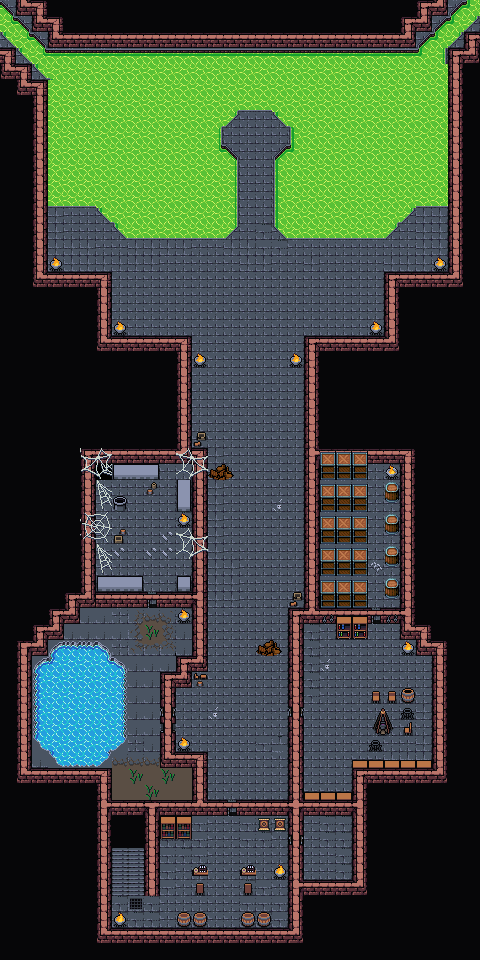

A level layout from a 2D game, rendered from its tile map. Below: a short description, then the map file with tile-grid data replaced by summaries:
An orthogonal 30x60 tile map with 16x16 px tiles, 5 tile layers (Collision, Background, Foreground, Above, ...), 6 tilesets and 19 objects.

<map version="1.10" tiledversion="1.11.2" orientation="orthogonal" renderorder="right-down" width="30" height="60" tilewidth="16" tileheight="16" infinite="0" nextlayerid="21" nextobjectid="222">
 <editorsettings>
  <export format="tmx" />
 </editorsettings>
 <properties>
  <property name="dungeonEffect" value="{&quot;startBattleWithCard&quot;: [ &quot;Rampant Frogantua&quot;, &quot;Haunted Cloak&quot; ]}" />
 </properties>
 <tileset firstgid="1" source="../../../../common/maps/tileset/main.tsx" />
 <tileset firstgid="10113" source="../../../../common/maps/tileset/buildings.tsx" />
 <tileset firstgid="11905" source="../../../../common/maps/tileset/main-nocollide.tsx" />
 <tileset firstgid="22017" source="../../../../common/maps/tileset/FarmFood.tsx" />
 <tileset firstgid="26113" source="../../../../common/maps/tileset/dungeon/animatedtiles.tsx" />
 <tileset firstgid="42497" source="../../../../common/maps/tileset/dungeon/dungeon_bis.tsx" />
 <layer id="17" name="Collision" width="30" height="60">
  <data>[1800 cells, 120 non-empty, 11 distinct tile ids]</data>
 </layer>
 <layer id="13" name="Background" width="30" height="60">
  <data>[1800 cells, 552 non-empty, 40 distinct tile ids]</data>
 </layer>
 <layer id="18" name="Foreground" width="30" height="60">
  <data>[1800 cells, 1433 non-empty, 87 distinct tile ids]</data>
 </layer>
 <layer id="19" name="Above" width="30" height="60">
  <properties>
   <property name="spriteLayer" type="bool" value="true" />
  </properties>
  <data>[1800 cells, 214 non-empty, 50 distinct tile ids]</data>
 </layer>
 <layer id="20" name="AboveSprites" width="30" height="60">
  <data>[1800 cells, 6 non-empty, 3 distinct tile ids]</data>
 </layer>
 <objectgroup id="12" name="Objects" opacity="0.9">
  <object id="166" template="../../../../common/maps/obj/manashards.tx" x="308.162" y="872.554" />
  <object id="167" template="../../../../common/maps/obj/booster.tx" x="332.766" y="832.094">
   <properties>
    <property name="reward">[
  {
    "editions": [ "SOI" ],
    "type": "card",
    "count": 10,
    "rarity": [ "Common" ]
  },
  {
    "editions": [ "SOI" ],
    "type": "card",
    "count": 3,
    "rarity": [ "Uncommon" ]
  },
  {
    "editions": [ "SOI" ],
    "type": "card",
    "count": 1,
    "rarity": [ "Rare", "Mythic Rare" ]
  }
]
</property>
   </properties>
  </object>
  <object id="168" template="../../../../common/maps/obj/gate.tx" gid="3221229597" x="287.943" y="843.397" width="14.0077" height="18.6486" rotation="90.4687" visible="1">
   <properties>
    <property name="dialog">[{
    "text":"This gate has a single magical lock afixed to it.",
    "options":[
    { "name":"Leave" },
    {      
        "name":"Unlock with Gitrog's Key",     
        "condition":[{"item":"Gitrog's Key"}],    
        "text":"The gate is unlocked.",
        "options":[{"name":"Continue", "action":[ {"deleteMapObject":-1},{"removeItem":"Gitrog's Key"}]} ]
    }
    ]
}]</property>
   </properties>
  </object>
  <object id="170" template="../../../../common/maps/obj/door_down.tx" x="112.057" y="895.107" width="34.2466" height="35.0741" rotation="0.284412">
   <properties>
    <property name="direction" value="down" />
    <property name="teleport" value="../Realm of Legends/maps/map/evilgrove/Gitrog_Bog_1.tmx" />
   </properties>
  </object>
  <object id="182" template="../../../../common/maps/obj/enemy.tx" x="248.038" y="148.747" width="16" height="17.6724">
   <properties>
    <property name="defeatDialog">[
	{
	   "text": "The great frog-horror lets out a final, echoing croak as it staggers back, its corpse plunging into the pool of horrid muck behind it. A great splash of filth erupts from the pool, but you quickly cast a simple spell and deflect it, leaving you clean and fresh to celebrate your victory.",
   "options": [{
      "name": "(Continue)", "action": [{"deleteMapObject":-1}]}]
	}
	]</property>
    <property name="effect">{ "startBattleWithCard": [ "Crawling Infestation", "Sinister Concoction|SOI", "Foul Orchard|SOI", "Crawling Sensation|SOI"]
}</property>
    <property name="enemy" value="The Gitrog Monster" />
    <property name="reward">[
  {
    "type": "item",
    "probability": 1,
    "count": 1,
    "itemName": "Gitrog's Key"
  }
]
</property>
    <property name="spawn.Easy" type="bool" value="false" />
    <property name="spawn.Normal" type="bool" value="false" />
    <property name="threatRange" type="int" value="0" />
   </properties>
  </object>
  <object id="189" template="../../../../common/maps/obj/enemy.tx" x="317.5" y="720.331" width="16" height="17.6724">
   <properties>
    <property name="enemy" value="Uurg" />
    <property name="threatRange" type="int" value="20" />
   </properties>
  </object>
  <object id="191" template="../../../../common/maps/obj/enemy.tx" x="151" y="578.997" width="16" height="17.6724">
   <properties>
    <property name="enemy" value="Ishkanah" />
    <property name="threatRange" type="int" value="0" />
   </properties>
  </object>
  <object id="195" template="../../../../common/maps/obj/manashards.tx" x="158.333" y="486.5" />
  <object id="205" template="../../../../common/maps/obj/enemy.tx" x="243" y="517.997" width="16" height="17.6724">
   <properties>
    <property name="enemy" value="Grolnok" />
    <property name="speedModifier" type="float" value="30" />
    <property name="threatRange" type="int" value="60" />
    <property name="waypoints" value="" />
   </properties>
  </object>
  <object id="211" template="../../../../common/maps/obj/booster.tx" x="332" y="854">
   <properties>
    <property name="reward">[
  {
    "editions": [ "EMN" ],
    "type": "card",
    "count": 10,
    "rarity": [ "Common" ]
  },
  {
    "editions": [ "EMN" ],
    "type": "card",
    "count": 3,
    "rarity": [ "Uncommon" ]
  },
  {
    "editions": [ "EMN" ],
    "type": "card",
    "count": 1,
    "rarity": [ "Rare", "Mythic Rare" ]
  }
]
</property>
   </properties>
  </object>
  <object id="212" template="../../../../common/maps/obj/booster.tx" x="331" y="872">
   <properties>
    <property name="reward">[
  {
    "editions": [ "MID" ],
    "type": "card",
    "count": 10,
    "rarity": [ "Common" ]
  },
  {
    "editions": [ "YMID" ],
    "type": "card",
    "count": 3,
    "rarity": [ "Uncommon" ]
  },
  {
    "editions": [ "YMID" ],
    "type": "card",
    "count": 1,
    "rarity": [ "Rare", "Mythic Rare" ]
  }
]
</property>
   </properties>
  </object>
  <object id="213" template="../../../../common/maps/obj/manashards.tx" x="309" y="836.5" />
  <object id="214" template="../../../../common/maps/obj/gold.tx" x="311.136" y="849.682" />
  <object id="215" template="../../../../common/maps/obj/gold.tx" x="368.5" y="482.5" />
  <object id="216" template="../../../../common/maps/obj/gold.tx" x="368.5" y="511" />
  <object id="217" template="../../../../common/maps/obj/manashards.tx" x="128.333" y="498.833" />
  <object id="218" template="../../../../common/maps/obj/dialog.tx" x="233.917" y="235.25" width="47.8333" height="17.5" visible="1">
   <properties>
    <property name="dialog">[
{
   "text": "After your long trek through the bog and this sprawling basement beneath it, you come upon a vast, nauseating lake of slime. Rising above it, there is a massive, deformed frog creature - the legendary Gitrog Monster itself. It opens it mouth and lets out a deafening cry.
'RRRRRRRRIIIIIIIIBBBBBBBBBBBBBBBIIIIIIIIIIIIITTTTTTTT!!!!!!!!!!!!!!",
   "options": [{
      "name": "(Continue)", "action": [{"deleteMapObject":-1}]}]
}
]</property>
   </properties>
  </object>
  </objectgroup>
</map>
<!-- 2 of 19 objects omitted -->
